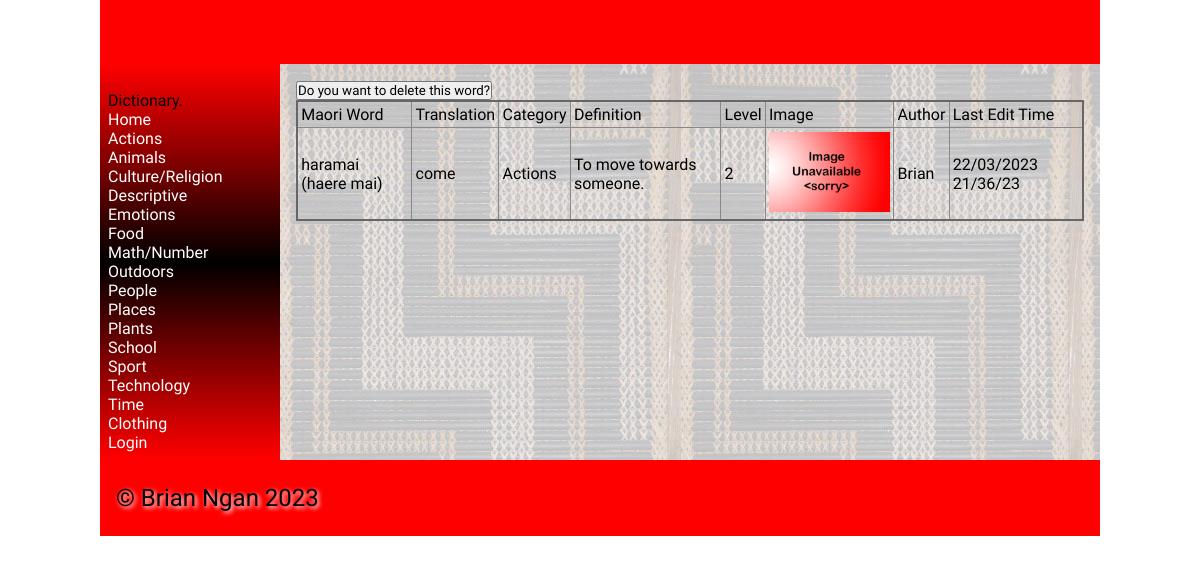
/worddisplay/1209, run on the app's committed database.
### tables this page shows
CREATE TABLE categories
(
    id       integer
        primary key autoincrement,
    category varchar(30)
);

CREATE TABLE "vocab_list"
(
    id                  integer
        primary key autoincrement,
    maori_word          varchar default 30,
    english_translation varchar default 30,
    category            integer,
    definition          varchar default 500,
    level               integer,
    image               varchar(60),
    author              integer,
    last_edit_time      varchar(50)
);

CREATE TABLE user
(
    id         integer
        primary key autoincrement,
    first_name varchar default 30,
    last_name  varchar default 30,
    email      varchar default 80
        unique,
    password   char    default 60
, user_type integer);

### flaskProject/app.py (the view)
@app.route('/worddisplay/<word_id>')
def render_worddisplay(word_id):
    con = create_connection(DATABASE)
    cur = con.cursor()
    query = "SELECT vocab_list.id, vocab_list.maori_word, vocab_list.english_translation, categories.category, " \
            "vocab_list.definition, vocab_list.level, vocab_list.image, user.first_name, vocab_list.last_edit_time " \
            "FROM vocab_list INNER JOIN categories ON vocab_list.category=categories.id INNER JOIN user ON " \
            "vocab_list.author=user.id WHERE vocab_list.id = ?"
    cur.execute(query, (word_id,))
    words_list = cur.fetchall()
    return render_template('worddisplay.html', logged_in=logged_in_checker(), categories=get_all_category(),
                           word=words_list)

### flaskProject/app.py (called while the page is built)
def create_connection(db_file):
    try:
        connection = sqlite3.connect(db_file)
        return connection
    except Error as e:
        print(e)
    return None

def logged_in_checker():
    if session.get('email') is None:
        return None
    elif session.get('user_type') == 1:
        return 0
    elif session.get('user_type') == 2:
        return 1

def get_all_category():
    con = create_connection(DATABASE)
    cur = con.cursor()
    query = "SELECT * FROM categories"
    cur.execute(query, )
    return cur.fetchall()

### flaskProject/templates/worddisplay.html (shortened to what this page needs)
{% extends "base.html" %}
{% block main %}
<table>
    <thead>
        <tr>
            <td>Maori Word</td>
            <td>Translation</td>
            <td>Category</td>
            <td>Definition</td>
            <td>Level</td>
            <td>Image</td>
            <td>Author</td>
            <td>Last Edit Time</td>
        </tr>
    </thead>
    <tbody>
    {% for credential in word %}
        <tr>
            <td>{{ credential[1] }}</td>
            <td>{{ credential[2] }}</td>
            <td>{{ credential[3] }}</td>
            <td>{{ credential[4] }}</td>
            <td>{{ credential[5] }}</td>
            <td>
                {% if credential[6] %}
                    <img src="/static/images/{{ credential[6] }}">
                {% else %}
                    <img src="/static/images/noimage.png">
                {% endif %}
            </td>
            <td>{{ credential[7] }}</td>
            <td>{{ credential[8] }}</td>
        </tr>
        <form method="post" action="/removeword" onsubmit="return confirm('Are you sure you want to delete this word?');">
            <input type="submit" value="Do you want to delete this word?">
        </form>
    {% endfor %}
    </tbody>
</table>
{% endblock %}

### flaskProject/templates/base.html (shortened to what this page needs)
<!doctype html>
<html lang="en">
<head>
	<link href="{{ url_for('static', filename='css/style.css') }}" rel="stylesheet">
</head>
<body>
	<div id="container">
		<header>
			<h1>{% block heading %}{% endblock %}</h1>
		</header>
		<nav>
			<div class="container">
				<div class="navbar-brand">Dictionary.</div>
					<div class="navbar-links">
						<a href="/">Home</a><br>
                        {% for category in categories %}
                        <a href="/category/{{ category[0] }}">{{ category[1] }}</a><br>
                        {% endfor %}
						{% if logged_in == None %}
						<a href="/login">Login</a>
						{% else %}
						<a href="/logout">Logout</a>
						{%endif%}
					</div>
			</div>
		</nav>
		<main>
            {% block main%}{% endblock %}
        </main>
		<footer>
			<p>
				&copy; Brian Ngan 2023
			</p>
		</footer>
	</div>
</body>
</html>

### flaskProject/static/css/style.css (style rules this page uses)
* { font-family: Comfortaa, sans-serif; margin: 0; padding: 0; box-sizing: border-box; }
#container { display: grid; grid-template-columns: 75px auto; grid-template-areas: 'nav header' 'main main' 'footer footer'; }
header { grid-area: header; background-color: #f00; padding: 1rem; }
nav { grid-area: nav; }
main { grid-area: main; padding: 1rem; background-color: #edd; }
h1, h2, h3, h4 { padding: 1rem 0; font-family: 'Suez One', serif; color: #000; text-shadow: 2px 2px 4px #fff; }
p { padding: 0.5rem 0; }
a { color: #222; }
img { width: 100%; }
table { width: 100%; border: 2px solid #666; border-collapse: collapse; }
th, td { border: 1px solid #888; padding: 0.2rem; text-align: left; }
footer { grid-area: footer; padding: 1rem; background-color: #f00; }
footer p { color: #000; text-shadow: 2px 2px 4px #fff; font-size: 1.5rem; }
@media only screen and (min-width: 768px) { #container { grid-template-columns: 180px auto; grid-template-areas: 'header header' 'nav main' 'footer footer'; } }
@media only screen and (min-width: 768px) { nav { background: linear-gradient(180deg, rgba(255,0,0,1) 0%, rgba(0, 0, 0, 1) 50%, rgba(255,0,0,1) 100%); padding: 0.5rem; } }
@media only screen and (min-width: 768px) { nav a { color: #fff; text-decoration: none; } }
@media only screen and (min-width: 768px) { main { background-image: url('/poutama.jpg'); } }
@media only screen and (min-width: 1000px) { #container { width: 1000px; margin: auto; } }

### data on the page
categories: category "Actions"
categories: category "Animals"
categories: category "Culture/Religion"
categories: category "Descriptive"
categories: category "Emotions"
categories: category "Food"
categories: category "Math/Number"
categories: category "Outdoors"
categories: category "People"
categories: category "Places"
categories: category "Plants"
categories: category "School"
categories: category "Sport"
categories: category "Technology"
categories: category "Time"
categories: category "Clothing"
vocab_list: maori_word "haramai (haere mai)", english_translation "come", category "Actions", definition "To move towards someone.", level "2", image (placeholder picture), first_name "Brian", last_edit_time "22/03/2023 21/36/23"
